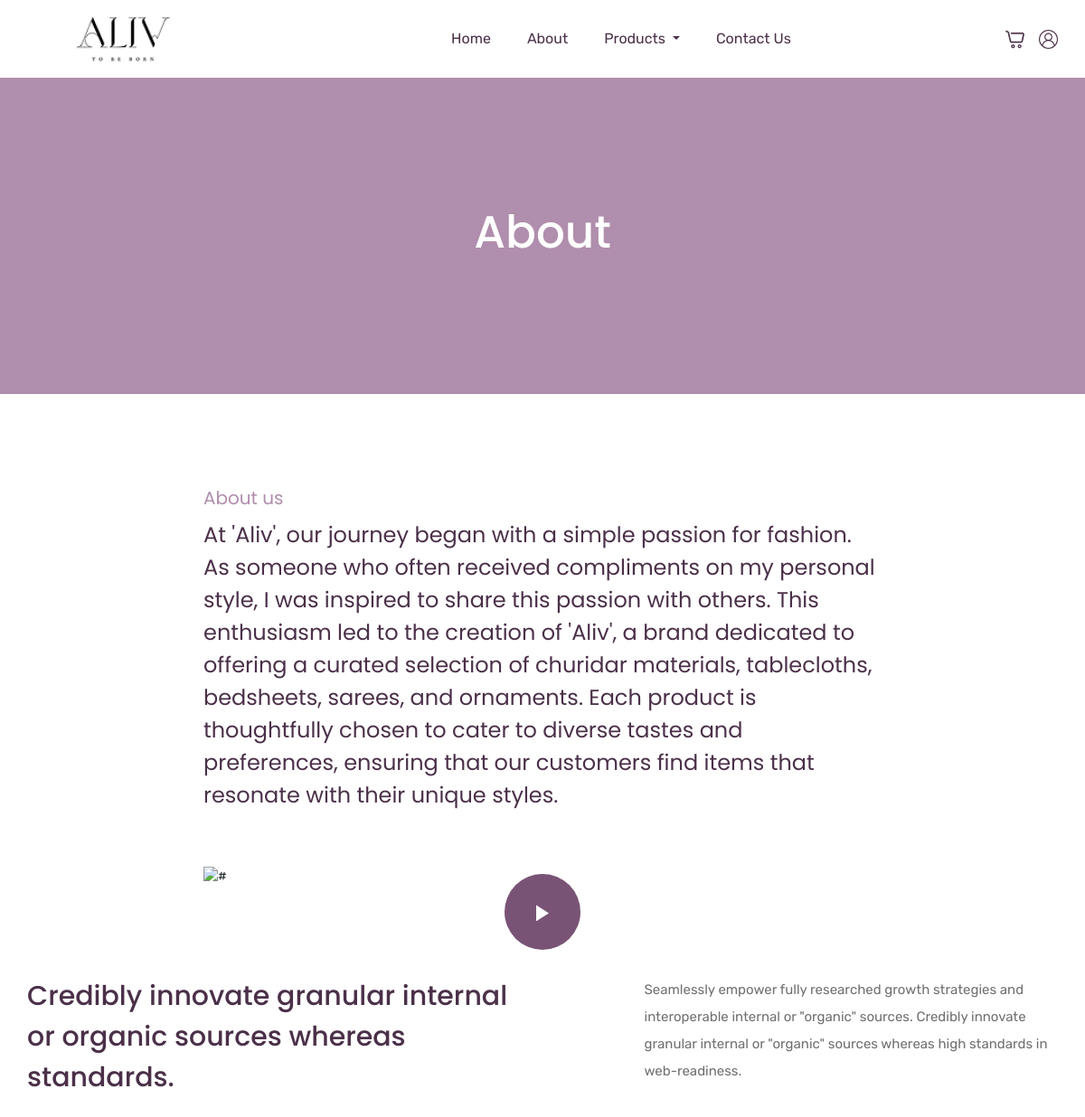
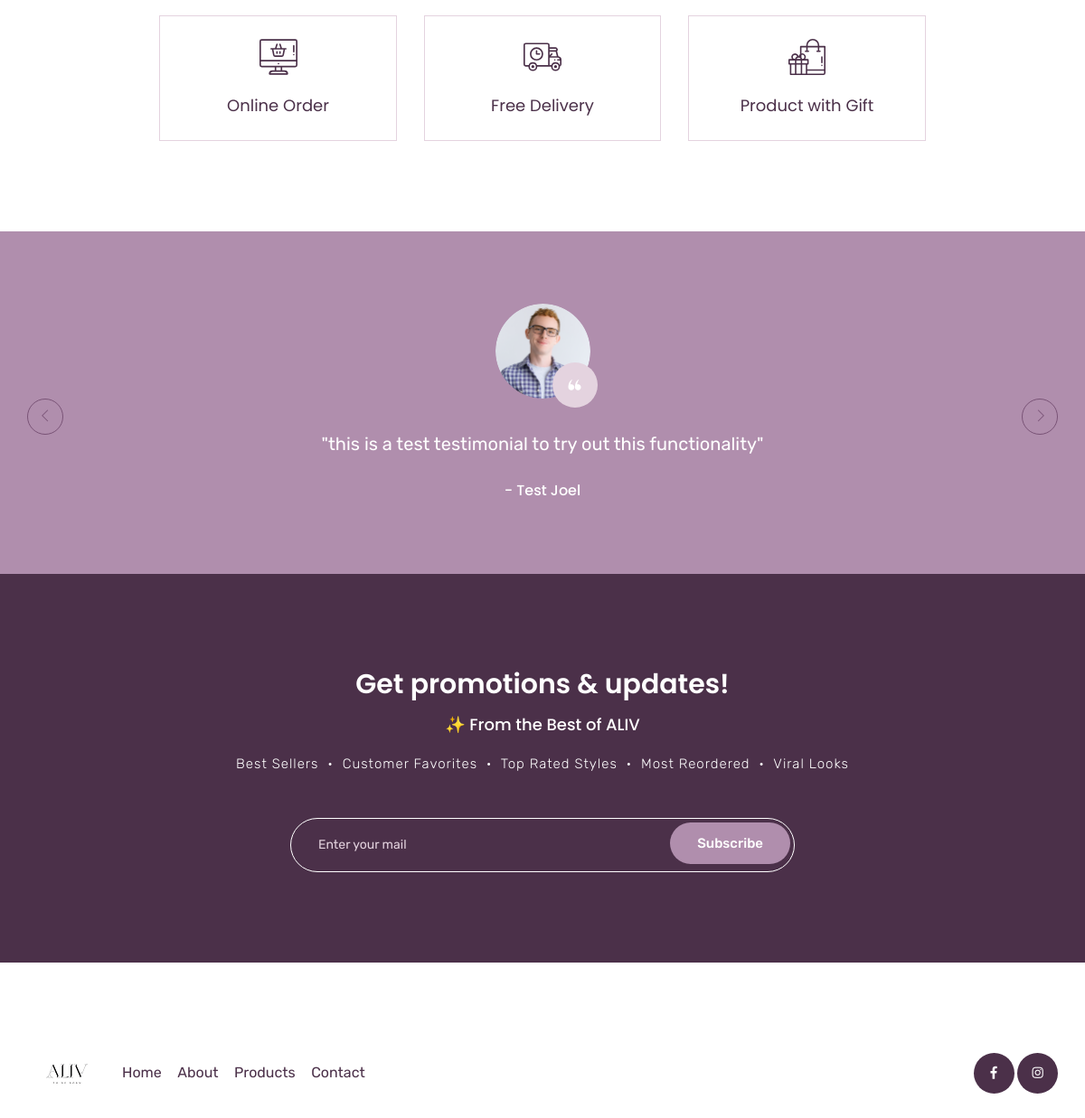
/about.html, run on the app's committed database (2 pictures, top to bottom).
### website/models.py (models this page shows, shortened)
class Testimonial(models.Model):
    name = models.CharField(max_length=100)
    image = models.ImageField(
        upload_to=testimonial_image_path,
        default='default/testimonial_default.jpg'
    )
    remark = models.TextField()

### website/views.py (the view)
# urls.py: path('about.html',views.about, name="about"),
def about(request):
    testimonials = Testimonial.objects.all()
    return render(request, 'about.html', {
        'testimonials': testimonials,
    })

### website/templates/about.html (shortened to what this page needs)
{% extends 'base.html' %}
{% load static %}
{% block content%}
<section class="breadcrumb_part">
    <div class="container">
        <div class="row">
            <div class="col-lg-12">
                <div class="breadcrumb_iner">
                    <h2>About</h2>
                </div>
            </div>
        </div>
    </div>
</section>
<section class="about_us padding_top">
    <div class="container">
        <div class="row justify-content-center">
            <div class="col-lg-8">
                <div class="about_us_content">
                    <h5>About us </h5>
                    <h3>At 'Aliv', our journey began with a simple passion for fashion. As someone who often received
                        compliments on my personal style, I was inspired to share this passion with others. This
                        enthusiasm led to the creation of 'Aliv', a brand dedicated to offering a curated selection of
                        churidar materials, tablecloths, bedsheets, sarees, and ornaments. Each product is thoughtfully
                        chosen to cater to diverse tastes and preferences, ensuring that our customers find items that
                        resonate with their unique styles.</h3>
                    <div class="about_us_video">
                        <img src="{% static 'website/img/about_us_video.png' %}" alt="#" class="img-fluid">
                        <a class="about_video_icon popup-youtube"
                            href="https://www.youtube.com/watch?v=DWHB6nTyKDI"></a>
                    </div>
                </div>
            </div>
        </div>
    </div>
</section>
<section class="feature_part section_padding">
    <div class="container">
        <div class="row justify-content-between">
            <div class="col-lg-6">
                <div class="feature_part_tittle">
                    <h3>Credibly innovate granular internal or organic sources whereas standards.</h3>
                </div>
            </div>
            <div class="col-lg-5">
                <div class="feature_part_content">
                    <p>Seamlessly empower fully researched growth strategies and interoperable internal or "organic"
                        sources. Credibly innovate granular internal or "organic" sources whereas high standards in
                        web-readiness.</p>
                </div>
            </div>
        </div>
        <div class="row justify-content-center">
            <div class="col-lg-3 col-sm-6">
                <div class="single_feature_part">
                    <img src="{% static 'website/img/icon/feature_icon_2.svg' %}" alt="#">
                    <h4>Online Order</h4>
                </div>
            </div>
            <div class="col-lg-3 col-sm-6">
                <div class="single_feature_part">
                    <img src="{% static 'website/img/icon/feature_icon_3.svg' %}" alt="#">
                    <h4>Free Delivery</h4>
                </div>
            </div>
            <div class="col-lg-3 col-sm-6">
                <div class="single_feature_part">
                    <img src="{% static 'website/img/icon/feature_icon_4.svg' %}" alt="#">
                    <h4>Product with Gift</h4>
                </div>
            </div>
        </div>
    </div>
</section>
<section class="client_review">
    <div class="container">
        <div class="row justify-content-center">
            <div class="col-lg-8">
                <div class="client_review_slider owl-carousel">
                    {% for testimonial in testimonials %}
                    <div class="single_client_review">
                        <div class="client_img">
                            <img src="{{ testimonial.image.url }}" alt="{{ testimonial.name }}">
                        </div>
                        <p>"{{ testimonial.remark }}"</p>
                        <h5>- {{ testimonial.name }}</h5>
                    </div>
                    {% endfor %}
                </div>
            </div>
        </div>
    </div>
</section>
<section class="subscribe_part section_padding">
    <div class="container">
        <div class="row justify-content-center">
            <div class="col-lg-8">
                <div class="subscribe_part_content">
                    <h2>Get promotions & updates!</h2>
                    <h4 style="color: #fff; margin-bottom: 15px;">✨ From the Best of ALIV</h4>
                    <p style="letter-spacing: 1px; font-weight: 300; margin-bottom: 30px;">Best Sellers
                        &nbsp;&bull;&nbsp; Customer Favorites &nbsp;&bull;&nbsp; Top Rated Styles &nbsp;&bull;&nbsp;
                        Most Reordered &nbsp;&bull;&nbsp; Viral Looks</p>
                    <div class="subscribe_form">
                        <form action="{% url 'subscribe' %}" method="POST">
                            <input type="email" name="email" placeholder="Enter your mail" required>
                            <button type="submit" class="btn_1"
                                style="border: none; cursor: pointer;">Subscribe</button>
                        </form>
                    </div>
                </div>
            </div>
        </div>
    </div>
</section>
{% endblock %}

### data on the page
Testimonial: image (picture), remark "this is a test testimonial to try out this functionality", name "Test Joel"
